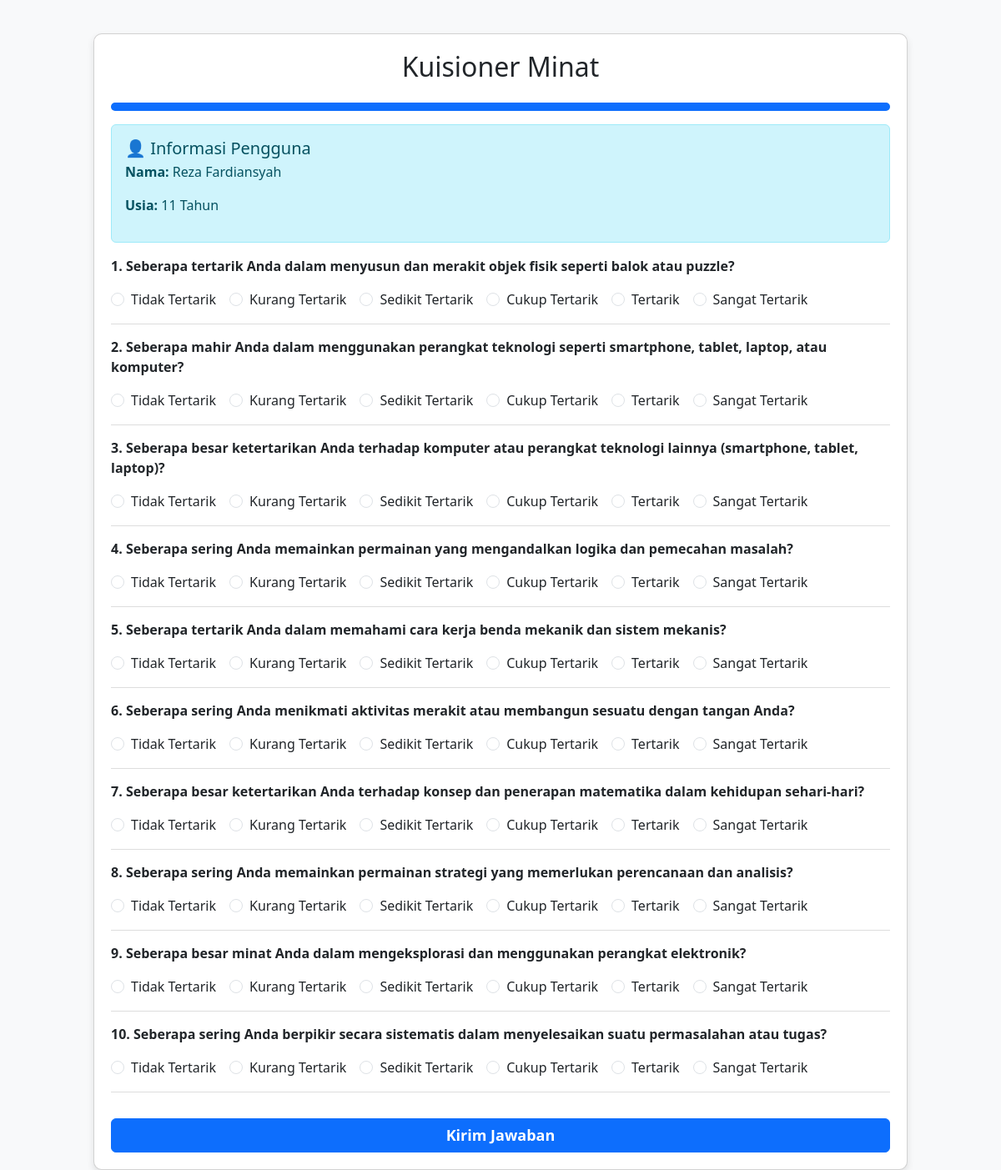
The page /user/kuisioner/ (signed in) on the database its author committed.
### user/models.py (models this page shows, shortened)
class CustomUser(models.Model):
    MINAT_CHOICES = [
        ('robotika', 'Robotika'),
        ('coding', 'Coding'),
    ]
    nama_lengkap = models.CharField(max_length=255)
    username = models.CharField(max_length=150, unique=True)
    password = models.CharField(max_length=255)
    no_hp = models.CharField(max_length=255)
    usia = models.PositiveIntegerField(null=True, blank=True)  # Bisa dikosongkan
    date_joined = models.DateTimeField(auto_now_add=True)

### adm/models.py (models this page shows, shortened)
class Kriteria(models.Model):
    KATEGORI_CHOICES = [
        ('robotik', 'Robotik'),
        ('coding', 'Coding'),
    ]
    nama_kriteria = models.CharField(max_length=255)
    pertanyaan = models.TextField()
    kategori = models.CharField(max_length=10, choices=KATEGORI_CHOICES)
    kelas = models.ForeignKey(Kelas, on_delete=models.CASCADE, null=True, blank=True)
    mb = models.DecimalField(max_digits=5, decimal_places=1)  # Measure of Belief
    md = models.DecimalField(max_digits=5, decimal_places=1)  # Measure of Disbelief
    cfrule = models.DecimalField(max_digits=5, decimal_places=1, editable=False)  # Otomatis, tidak perlu diisi manual

### user/views.py (the view)
    def wrapper(request, *args, **kwargs):
        if not request.session.get("user_id"):  # jika session user_id tidak ada (expired/hilang)
            return redirect("login_user")  # ganti sesuai dengan nama url login user kamu
        return view_func(request, *args, **kwargs)

### user/views.py (called while the page is built, shortened)
def user_required(view_func):
    def wrapper(request, *args, **kwargs):
        if not request.session.get("user_id"):  # jika session user_id tidak ada (expired/hilang)
            return redirect("login_user")  # ganti sesuai dengan nama url login user kamu
        return view_func(request, *args, **kwargs)
    return wrapper

@user_required
def kuisioner(request):
    user_id = request.session.get('user_id')
    if not user_id:
        return redirect('login_user')
    try:
        user = CustomUser.objects.get(id=user_id)
    except CustomUser.DoesNotExist:
        return redirect('login_user')
    kriteria_list = Kriteria.objects.all()
    return render(request, 'user/kuisioner.html', {'kriteria_list': kriteria_list})

### templates/user/kuisioner.html (shortened to what this page needs)
<!DOCTYPE html>
<html lang="id">
<head>
    <link href="https://cdn.jsdelivr.net/npm/bootstrap@5.3.0/dist/css/bootstrap.min.css" rel="stylesheet">
</head>
<body>
    <div class="container">
        <div class="card">
            <h2 class="text-center mb-4">Kuisioner Minat</h2>
            <div class="progress mb-3">
                <div class="progress-bar bg-primary" role="progressbar" style="width: 100%;" aria-valuenow="100" aria-valuemin="0" aria-valuemax="100"></div>
            </div>
            <div class="alert alert-info">
                <h5 class="mb-1">👤 Informasi Pengguna</h5>
                <p><strong>Nama:</strong> {{ request.session.nama_lengkap }}</p>
                <p><strong>Usia:</strong> {{ request.session.usia }} Tahun</p>
            </div>
            <form method="post">
                {% for kriteria in kriteria_list %}
                <div class="question-container">
                    <p class="fw-bold">{{ forloop.counter }}. {{ kriteria.pertanyaan }}</p>
                    <div class="d-flex flex-wrap">
                        <div class="form-check me-3">
                            <input class="form-check-input" type="radio" name="jawaban_{{ kriteria.id }}" value="0.0" required>
                            <label class="form-check-label">Tidak Tertarik</label>
                        </div>
                        <div class="form-check me-3">
                            <input class="form-check-input" type="radio" name="jawaban_{{ kriteria.id }}" value="0.2">
                            <label class="form-check-label">Kurang Tertarik</label>
                        </div>
                        <div class="form-check me-3">
                            <input class="form-check-input" type="radio" name="jawaban_{{ kriteria.id }}" value="0.4">
                            <label class="form-check-label">Sedikit Tertarik</label>
                        </div>
                        <div class="form-check me-3">
                            <input class="form-check-input" type="radio" name="jawaban_{{ kriteria.id }}" value="0.6">
                            <label class="form-check-label">Cukup Tertarik</label>
                        </div>
                        <div class="form-check me-3">
                            <input class="form-check-input" type="radio" name="jawaban_{{ kriteria.id }}" value="0.8">
                            <label class="form-check-label">Tertarik</label>
                        </div>
                        <div class="form-check">
                            <input class="form-check-input" type="radio" name="jawaban_{{ kriteria.id }}" value="1.0">
                            <label class="form-check-label">Sangat Tertarik</label>
                        </div>
                    </div>
                </div>
                {% endfor %}
                <button type="submit" class="btn btn-primary mt-3">Kirim Jawaban</button>
            </form>
        </div>
    </div>
</body>
</html>

### templates/user/kuisioner.html (style rules this page uses)
body { background-color: #f8f9fa; }
.container { max-width: 1000px; margin-top: 40px; }
.card { border-radius: 10px; box-shadow: 0 4px 8px rgba(0, 0, 0, 0.1); padding: 20px; }
.form-check-label { cursor: pointer; }
.btn-primary { width: 100%; font-size: 18px; font-weight: bold; }
.progress { height: 10px; border-radius: 5px; }
.question-container { border-bottom: 1px solid #ddd; padding-bottom: 15px; margin-bottom: 15px; }

### rows shown on the page
CustomUser: session.nama_lengkap "Reza Fardiansyah"
Kriteria: pertanyaan "Seberapa tertarik Anda dalam menyusun dan merakit objek fisik seperti balok atau puzzle?"
Kriteria: pertanyaan "Seberapa mahir Anda dalam menggunakan perangkat teknologi seperti smartphone, tablet, laptop, atau komputer?"
Kriteria: pertanyaan "Seberapa besar ketertarikan Anda terhadap komputer atau perangkat teknologi lainnya (smartphone, tablet, laptop)?"
Kriteria: pertanyaan "Seberapa sering Anda memainkan permainan yang mengandalkan logika dan pemecahan masalah?"
Kriteria: pertanyaan "Seberapa tertarik Anda dalam memahami cara kerja benda mekanik dan sistem mekanis?"
Kriteria: pertanyaan "Seberapa sering Anda menikmati aktivitas merakit atau membangun sesuatu dengan tangan Anda?"
Kriteria: pertanyaan "Seberapa besar ketertarikan Anda terhadap konsep dan penerapan matematika dalam kehidupan sehari-hari?"
Kriteria: pertanyaan "Seberapa sering Anda memainkan permainan strategi yang memerlukan perencanaan dan analisis?"
Kriteria: pertanyaan "Seberapa besar minat Anda dalam mengeksplorasi dan menggunakan perangkat elektronik?"
Kriteria: pertanyaan "Seberapa sering Anda berpikir secara sistematis dalam menyelesaikan suatu permasalahan atau tugas?"

### other values the page prints
{{ request.session.usia }} "11"
